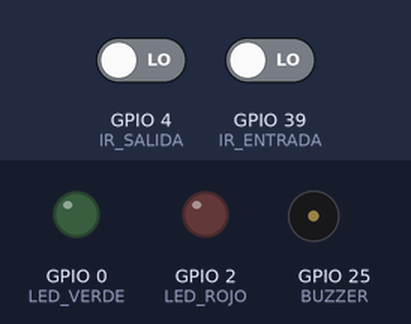
Simulated run of this program. Board: ESP32. On the bench: output pins drawn as LEDs (lit = HIGH), buzzer (waves = sounding, pin HIGH). The test bench sets the inputs (shaded band); at power-on: GPIO 39 (IR_ENTRADA) LOW, GPIO 4 (IR_SALIDA) LOW. WiFi joins after 1.5 s; servers stay silent unless stated; what the program prints to the serial monitor is not drawn.

Above: at 2.7 s.
2.8 s: GPIO 39 (IR_ENTRADA) driven HIGH
At 3.1 s:
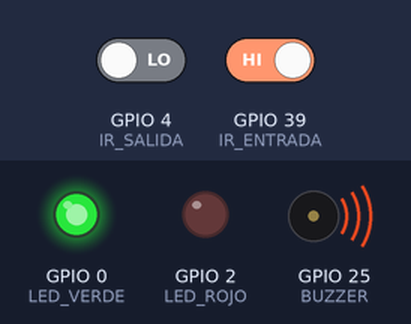
4.3 s: GPIO 4 (IR_SALIDA) driven HIGH
At 5.7 s:
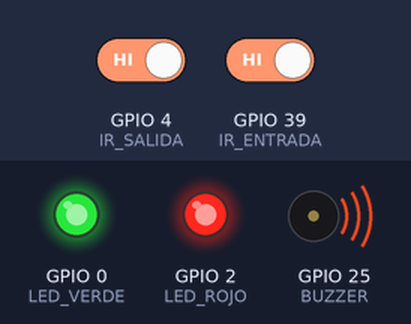
6.0 s: GPIO 4 (IR_SALIDA) driven LOW
At 7.1 s:
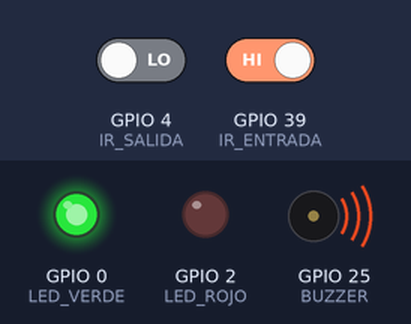
7.8 s: GPIO 39 (IR_ENTRADA) driven LOW
At 9.0 s:
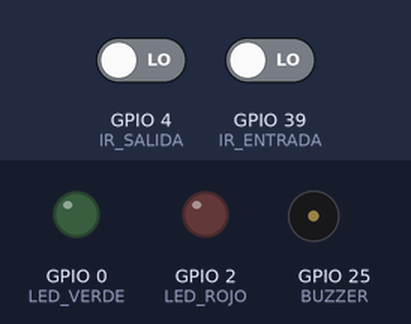
Timing chart, 0 to 10.3 s (numbered marks = the images above; inputs shaded):
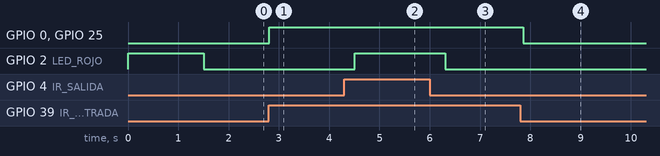

Measured:
- after the input at 2.8 s, GPIO 0 (LED_VERDE), GPIO 25 (BUZZER): LOW → HIGH at once
- after the input at 4.3 s, GPIO 2 (LED_ROJO): LOW → HIGH after 0.21 s
- after the input at 6.0 s, GPIO 2 (LED_ROJO): HIGH → LOW after 0.31 s
- after the input at 7.8 s, GPIO 0 (LED_VERDE), GPIO 25 (BUZZER): HIGH → LOW after 0.06 s

The program:

main.cpp
```cpp
#include <Arduino.h>
#include <WiFi.h>
#include <HTTPClient.h>

// Pines de sensores y actuadores
const int IR_ENTRADA = 39;
const int IR_SALIDA  = 4;
const int LED_VERDE  = 0;
const int LED_ROJO   = 2;
const int BUZZER     = 25;

// --- Configuración WiFi ---
const char* ssid     = "carrito";
const char* password = "12345678";

// IP de la ESP32-CAM (servidor)
String camIP = "http://192.168.4.1";   // cambia esta IP por la real de la CAM

void setup() {
  // Inicializa pines de entrada
  pinMode(IR_ENTRADA, INPUT);
  pinMode(IR_SALIDA, INPUT);

  // Inicializa pines de salida
  pinMode(LED_VERDE, OUTPUT);
  pinMode(LED_ROJO, OUTPUT);
  pinMode(BUZZER, OUTPUT);

  // Apaga todo al inicio
  digitalWrite(LED_VERDE, LOW);
  digitalWrite(LED_ROJO, HIGH);
  digitalWrite(BUZZER, LOW);

  // --- Conexión WiFi ---
  Serial.begin(115200);
  WiFi.begin(ssid, password);
  Serial.print("Conectando a WiFi...");
  while (WiFi.status() != WL_CONNECTED) {
    delay(500);
    Serial.print(".");
  }
  Serial.println("\nConectado a WiFi!");
  Serial.print("IP ESP32 (maqueta): ");
  Serial.println(WiFi.localIP());
}

void loop() {
  // Lee sensores IR
  bool irEntrada = digitalRead(IR_ENTRADA);
  bool irSalida  = digitalRead(IR_SALIDA);

  // Sensor de entrada activado
  if (irEntrada == HIGH) {
    digitalWrite(LED_VERDE, HIGH);
    digitalWrite(BUZZER, HIGH);

    // --- Notificar a ESP32-CAM ---
    if (WiFi.status() == WL_CONNECTED) {
      HTTPClient http;
      http.begin(camIP + "/inicio"); // ruta que atenderá la CAM
      int httpCode = http.GET();
      if (httpCode > 0) {
        Serial.println("Notificación INICIO enviada");
      } else {
        Serial.println("Error al enviar INICIO");
      }
      http.end();
    }
  } else {
    digitalWrite(LED_VERDE, LOW);
    digitalWrite(BUZZER, LOW);
  }

  // Sensor de salida activado
  if (irSalida == HIGH) {
    digitalWrite(LED_ROJO, HIGH);

    // --- Notificar a ESP32-CAM ---
    if (WiFi.status() == WL_CONNECTED) {
      HTTPClient http;
      http.begin(camIP + "/fin"); // ruta que atenderá la CAM
      int httpCode = http.GET();
      if (httpCode > 0) {
        Serial.println("Notificación FIN enviada");
      } else {
        Serial.println("Error al enviar FIN");
      }
      http.end();
    }
  } else {
    digitalWrite(LED_ROJO, LOW);
  }

  delay(50);  // Pequeño retardo para estabilidad
}
```
